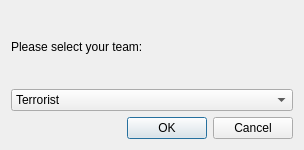
<?xml version="1.0" encoding="UTF-8"?>
<ui version="4.0">
 <class>TeamSelection</class>
 <widget class="QDialog" name="TeamSelection">
  <property name="geometry">
   <rect>
    <x>0</x>
    <y>0</y>
    <width>300</width>
    <height>150</height>
   </rect>
  </property>
  <property name="windowTitle">
   <string>Select Your Team</string>
  </property>
  <layout class="QVBoxLayout" name="verticalLayout">
   <item>
    <widget class="QLabel" name="label">
     <property name="minimumSize">
      <size>
       <width>282</width>
       <height>0</height>
      </size>
     </property>
     <property name="text">
      <string>Please select your team:</string>
     </property>
    </widget>
   </item>
   <item>
    <widget class="QComboBox" name="teamComboBox">
     <item>
      <property name="text">
       <string>Terrorist</string>
      </property>
     </item>
     <item>
      <property name="text">
       <string>Counter-Terrorist</string>
      </property>
     </item>
    </widget>
   </item>
   <item>
    <widget class="QDialogButtonBox" name="buttonBox">
     <property name="locale">
      <locale language="English" country="UnitedStates"/>
     </property>
     <property name="orientation">
      <enum>Qt::Horizontal</enum>
     </property>
     <property name="standardButtons">
      <set>QDialogButtonBox::Cancel|QDialogButtonBox::Ok</set>
     </property>
     <property name="centerButtons">
      <bool>false</bool>
     </property>
    </widget>
   </item>
  </layout>
 </widget>
 <resources/>
 <connections/>
</ui>
